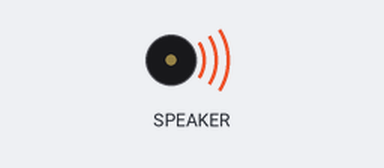
Recording of a program running on a simulated Raspberry Pi Pico running CircuitPython. On the bench: buzzer (waves = sounding). Audio playback is drawn as a buzzer.

Above: at 0.5 s.
Timing chart, 0 to 4.6 s (numbered marks = the images above):
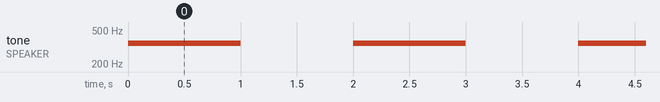

The program:

synthio-vibrato.py
```python
# https://github.com/todbot/circuitpython-synthio-tricks?tab=readme-ov-file#vibrato-pitch-bend-with-lfo

import board, time, audiopwmio, synthio
audio = audiopwmio.PWMAudioOut(board.GP15)
synth = synthio.Synthesizer(sample_rate=22050)
audio.play(synth)

lfo = synthio.LFO(rate=5, scale=0.1)  # 5 Hz lfo at 0.5%

while True:
    midi_note = 65
    note = synthio.Note( synthio.midi_to_hz(midi_note), bend=lfo ) # type: ignore
    synth.press(note)
    time.sleep(1.0)
    synth.release(note)
    time.sleep(1.0)
```

Measured:
- by itself, tone on SPEAKER: alternates 349 Hz for 1.0 s and silent for 1.0 s
